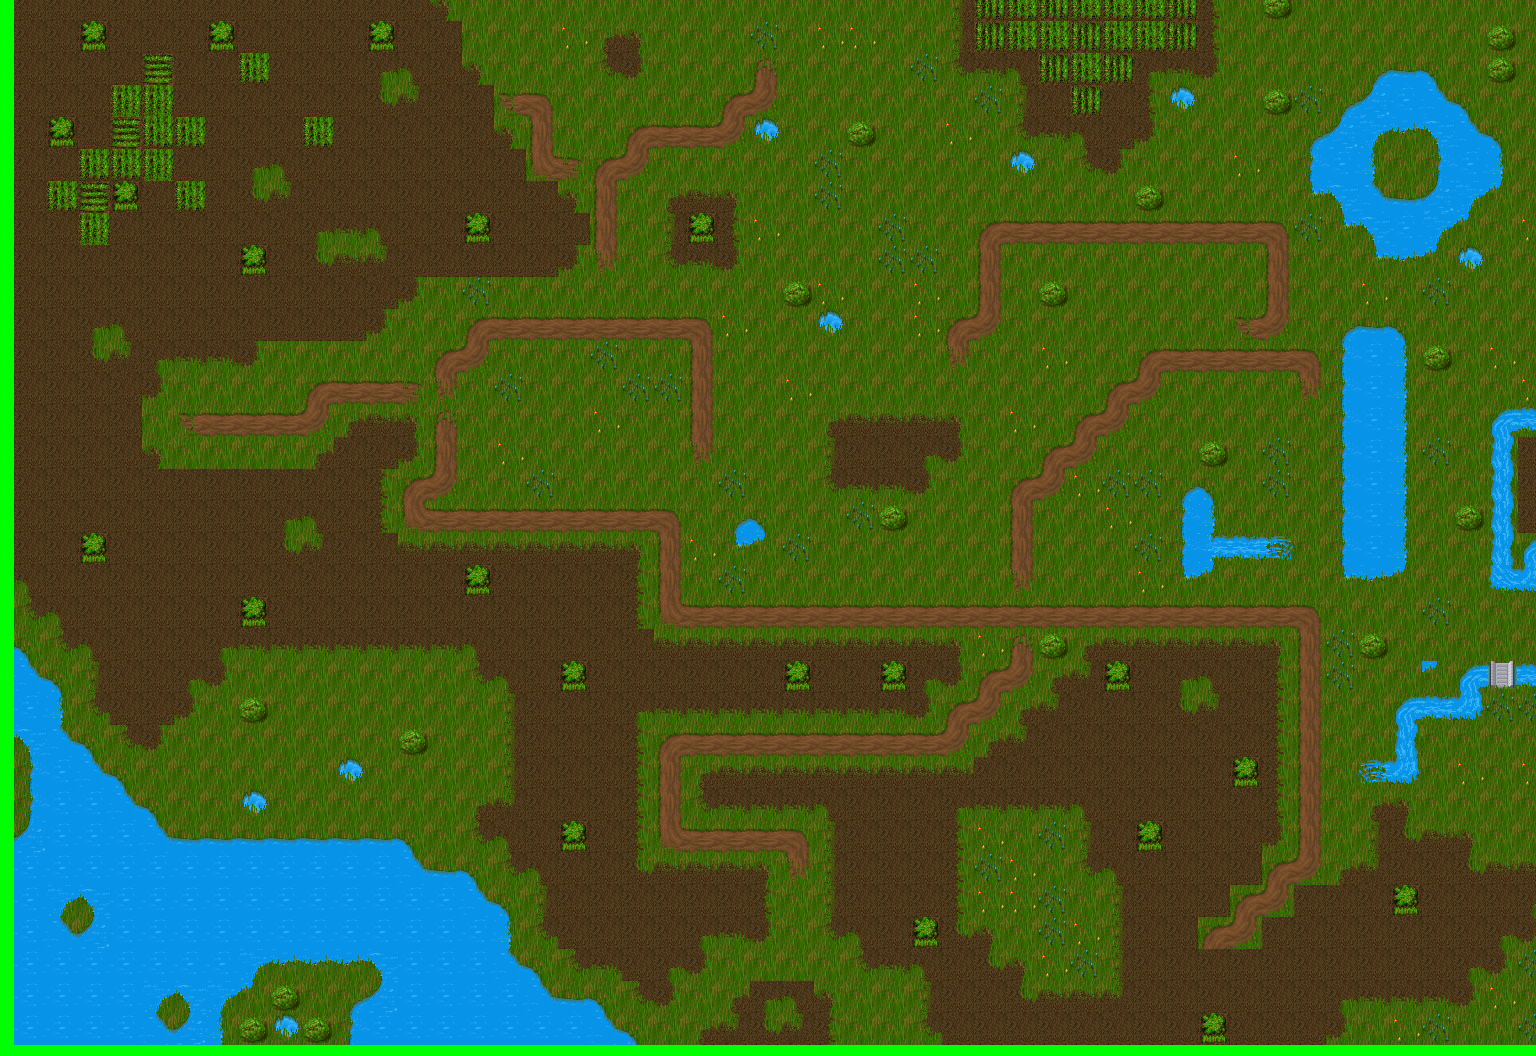

This is a level from a 2D game, rendered from its Tiled map with the project's own tilesets. A one-line summary and the complete map file follow:
An orthogonal 48x33 tile map with 32x32 px tiles, 1 tile layer (tiles).

<map version="1.0" orientation="orthogonal" renderorder="left-up" width="48" height="33" tilewidth="32" tileheight="32" backgroundcolor="#00ff00" nextobjectid="30">
   <tileset firstgid="1" name="tiles_mini" tilewidth="32" tileheight="32" tilecount="100" columns="10">
  <image source="tiles_mini.png" trans="ff00ff" width="320" height="320" />
 </tileset>
 <layer name="tiles" width="48" height="33" offsetx="14" offsety="-11">
  <data encoding="csv">
12,12,12,12,12,12,12,12,12,12,12,12,12,3,8,8,8,8,8,8,8,8,8,8,8,8,8,8,8,11,58,60,58,60,60,60,58,13,8,19,8,8,8,8,8,8,8,8,
12,12,18,12,12,12,18,12,12,12,12,18,12,12,8,8,8,10,1,3,8,8,8,9,8,10,10,8,8,11,58,60,60,58,60,60,58,13,8,8,8,8,8,8,8,8,19,8,
12,12,12,12,59,12,12,60,12,12,12,4,5,12,3,8,8,8,21,23,8,8,8,16,8,8,8,8,9,21,22,5,58,60,58,4,22,23,8,8,8,8,31,36,32,8,19,8,
12,12,12,50,50,12,12,12,12,12,12,14,15,12,12,6,7,8,8,8,8,8,24,25,8,8,8,8,8,8,9,11,12,58,12,13,39,8,8,19,9,31,62,45,61,32,8,8,
12,18,12,59,60,60,12,12,12,60,12,12,12,12,12,3,29,8,8,24,28,28,25,39,8,8,19,8,8,10,8,21,22,5,12,23,8,8,8,8,31,62,51,35,52,61,32,8,
12,12,60,60,50,12,12,4,5,12,12,12,12,12,12,12,26,27,24,25,8,8,8,8,8,9,8,8,8,8,8,39,8,21,23,8,8,8,10,8,37,45,46,8,37,45,46,8,
12,60,59,18,12,60,12,14,15,12,12,12,12,12,12,12,12,3,29,8,1,2,3,8,8,9,8,8,8,8,8,8,8,8,8,19,8,8,8,8,41,52,61,36,62,51,42,8,
12,12,50,12,12,12,12,12,12,4,22,5,12,12,18,12,12,12,29,8,11,18,13,10,8,8,8,9,8,8,24,28,28,28,28,28,28,28,28,7,9,41,52,45,51,42,8,10,
12,12,12,12,12,12,12,18,12,14,2,15,12,12,12,12,12,23,17,8,21,22,23,8,8,8,8,9,9,8,29,8,8,8,8,8,8,8,8,29,8,8,41,35,42,39,8,8,
12,12,12,12,12,12,12,12,12,12,12,12,23,8,9,8,8,8,8,8,8,8,8,8,19,10,8,8,10,8,29,8,19,8,8,8,8,8,8,29,8,8,10,8,9,8,8,8,
12,12,4,5,12,12,12,12,12,12,12,23,8,8,24,28,28,28,28,28,28,7,10,8,8,39,8,8,10,24,25,8,8,8,8,8,8,8,6,25,8,31,36,32,8,8,8,8,
12,12,14,15,4,22,22,23,8,8,8,8,8,24,25,8,8,8,9,8,8,29,8,8,8,8,8,8,8,17,8,8,10,8,8,24,28,28,28,28,7,37,45,46,19,8,10,8,
12,12,12,12,23,8,8,8,8,24,28,28,27,17,8,9,8,8,8,9,9,29,8,8,10,8,8,8,8,8,8,8,8,8,24,25,8,8,8,8,17,37,45,46,8,8,8,10,
12,12,12,12,8,6,28,28,28,25,1,2,3,16,8,8,8,8,10,8,8,29,8,8,8,1,2,2,2,3,8,10,8,24,25,8,8,8,8,8,8,37,45,46,8,8,33,34,
12,12,12,12,3,8,8,8,8,1,12,12,23,29,8,10,8,8,8,8,8,17,8,8,8,11,12,12,4,23,8,8,24,25,8,8,8,19,8,9,8,37,45,46,9,8,43,12,
12,12,12,12,12,12,12,12,12,12,12,13,24,25,8,8,9,8,8,8,8,8,9,8,8,21,22,22,23,8,8,24,25,10,9,9,31,32,8,9,8,37,45,46,8,8,43,12,
12,12,12,12,12,12,12,12,4,5,12,13,26,28,28,28,28,28,28,28,7,8,31,32,8,8,9,19,8,8,8,29,8,8,10,8,37,46,8,8,8,37,45,46,8,19,43,12,
12,12,18,12,12,12,12,12,14,15,12,12,2,2,2,2,2,2,2,3,29,10,41,42,9,8,8,8,8,8,8,29,8,8,8,9,37,49,34,57,8,37,45,46,8,8,43,33,
5,12,12,12,12,12,12,12,12,12,12,12,12,12,18,12,12,12,12,13,29,8,9,8,8,8,8,8,8,8,8,17,8,8,8,10,41,42,8,8,8,41,35,42,8,8,53,54,
21,5,12,12,12,12,12,18,12,12,12,12,12,12,12,12,12,12,12,13,26,28,28,28,28,28,28,28,28,28,28,28,28,28,28,28,28,28,28,28,7,8,8,8,9,8,8,8,
32,21,5,12,12,12,4,22,22,22,22,22,22,22,5,12,12,12,12,12,2,2,2,2,2,2,2,2,2,3,10,16,19,1,2,2,2,2,2,3,29,9,19,8,8,8,8,8,
61,32,11,12,12,4,23,8,8,8,8,8,8,8,21,5,12,18,12,12,12,12,12,12,18,12,12,18,4,23,24,25,1,15,18,12,4,5,12,13,29,9,8,8,42,33,38,34,
45,46,21,12,12,23,8,19,8,8,8,8,8,8,8,11,12,12,12,4,22,22,22,22,22,22,22,22,23,24,25,1,15,12,12,12,14,15,12,13,29,8,8,33,34,54,9,9,
52,61,32,21,23,8,8,8,8,8,8,8,19,8,8,11,12,12,12,13,24,28,28,28,28,28,28,28,28,25,1,15,12,12,12,12,12,12,12,13,29,8,8,43,8,8,8,8,
37,45,61,32,8,8,8,8,8,8,39,8,8,8,8,11,12,12,12,13,29,1,2,2,2,2,2,2,2,2,12,12,12,12,12,12,12,12,18,13,29,8,55,54,8,10,8,10,
37,45,45,61,32,8,8,39,8,8,8,8,8,8,1,15,12,12,12,13,29,21,22,22,22,5,12,12,12,4,22,22,22,5,12,12,12,12,12,13,29,8,1,3,8,8,8,8,
62,45,45,45,61,36,36,36,36,36,36,36,32,8,21,5,12,18,12,13,26,28,28,28,7,11,12,12,12,13,10,8,9,11,12,18,12,12,12,23,29,8,11,14,2,3,8,8,
45,45,45,45,45,45,45,45,45,45,45,45,61,36,32,21,5,12,12,14,2,2,2,3,17,11,12,12,12,13,9,10,8,21,5,12,12,12,12,24,25,1,15,12,12,14,2,2,
45,51,52,45,45,45,45,45,45,45,45,45,45,45,61,32,11,12,12,12,12,12,12,13,8,11,12,12,12,13,10,10,9,8,11,12,12,12,24,25,12,12,12,18,12,12,12,4,
45,61,62,45,45,45,45,45,45,45,45,45,45,45,45,46,21,12,12,12,12,4,22,23,8,21,5,12,18,14,3,8,9,10,11,12,12,24,25,12,12,12,12,12,12,12,4,23,
45,45,45,45,45,45,45,51,35,35,35,52,45,45,45,61,32,21,22,12,4,23,8,8,8,8,21,22,5,12,14,3,10,9,11,12,12,12,12,12,12,12,12,12,12,4,23,9,
45,45,45,45,51,52,51,42,19,8,31,62,45,45,45,45,61,36,32,21,23,8,1,4,5,3,8,8,11,12,12,14,2,2,15,12,12,12,12,12,12,4,22,22,22,23,10,8,
45,45,45,45,61,62,46,19,39,19,37,45,45,45,45,45,45,45,61,32,8,1,15,14,15,13,8,8,21,12,12,12,12,12,12,12,12,18,12,12,12,23,8,10,9,8,8,9
</data>
 </layer>
</map>